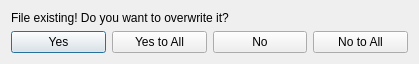
<?xml version="1.0" encoding="UTF-8"?>
<ui version="4.0">
 <class>OverwriteDialog</class>
 <widget class="QDialog" name="OverwriteDialog">
  <property name="geometry">
   <rect>
    <x>0</x>
    <y>0</y>
    <width>419</width>
    <height>62</height>
   </rect>
  </property>
  <property name="windowTitle">
   <string>Dialog</string>
  </property>
  <layout class="QVBoxLayout" name="verticalLayout">
   <item>
    <widget class="QLabel" name="label">
     <property name="text">
      <string>File existing! Do you want to overwrite it?</string>
     </property>
    </widget>
   </item>
   <item>
    <layout class="QHBoxLayout" name="horizontalLayout">
     <item>
      <widget class="QPushButton" name="btnYes">
       <property name="text">
        <string>Yes</string>
       </property>
      </widget>
     </item>
     <item>
      <widget class="QPushButton" name="btnYesToAll">
       <property name="text">
        <string>Yes to All</string>
       </property>
      </widget>
     </item>
     <item>
      <widget class="QPushButton" name="btnNo">
       <property name="text">
        <string>No</string>
       </property>
      </widget>
     </item>
     <item>
      <widget class="QPushButton" name="btnNotoAll">
       <property name="text">
        <string>No to All</string>
       </property>
      </widget>
     </item>
    </layout>
   </item>
  </layout>
 </widget>
 <resources/>
 <connections/>
</ui>
